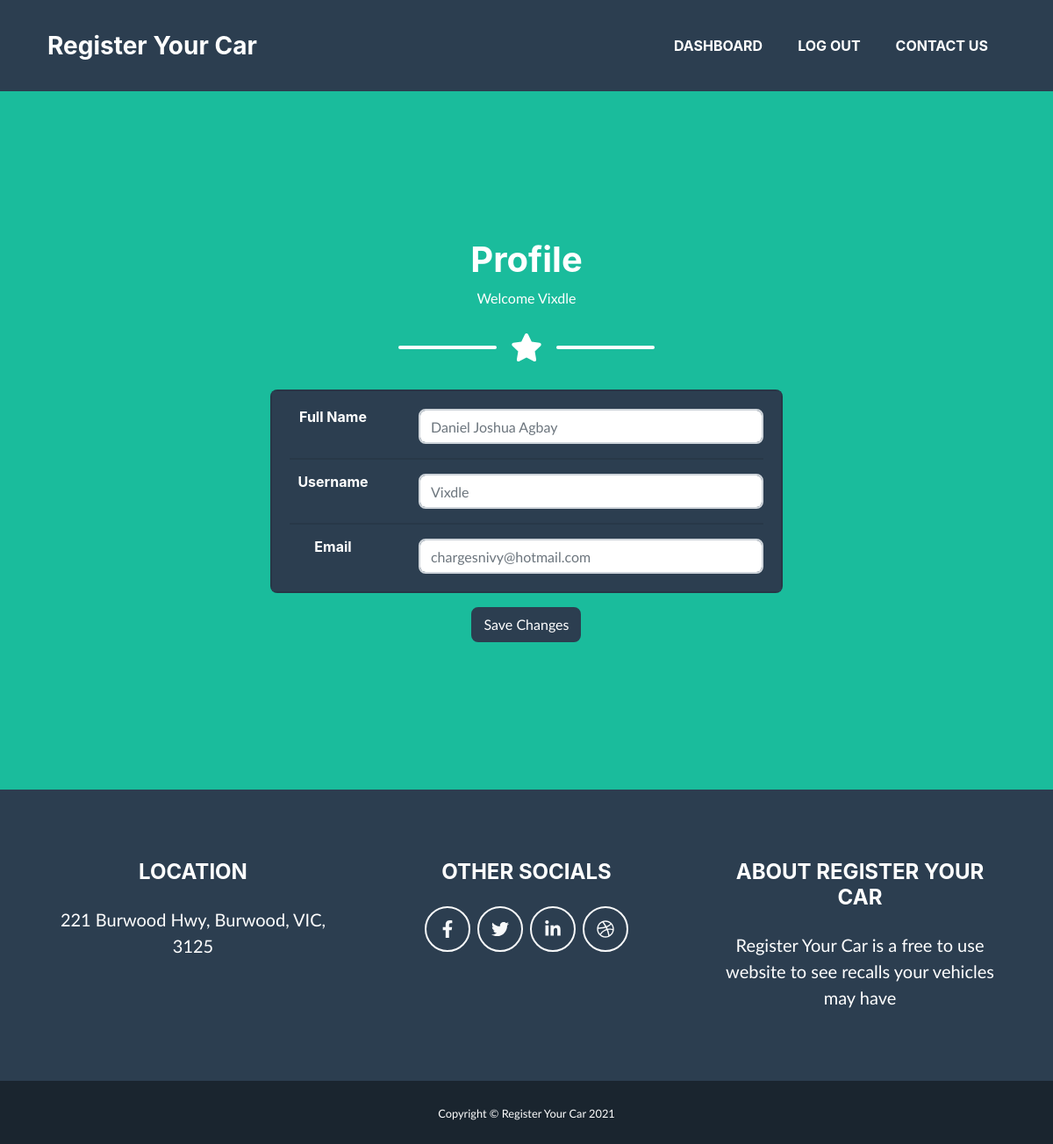
The app's page /profile (signed in) with its own data.
### website_car/models.py (models this page shows)
class User(db.Model, UserMixin):
    id = db.Column(db.Integer, primary_key=True)
    email_addr = db.Column(db.String(255), unique=True)
    full_name = db.Column(db.String(255))
    username = db.Column(db.String(255), unique=True)
    password = db.Column(db.String(255))
    vehicles = db.relationship('Vehicle')

### website_car/views.py (the view)
@views.route('/profile')
@login_required
def profile():
    return render_template("profile.html", user=current_user)

### website_car/__init__.py (called while the page is built)
def create_app():
    app = Flask(__name__)
    app.config['SECRET_KEY'] = 'regicar'
    app.config['SQLALCHEMY_DATABASE_URI'] = f'sqlite:///{DB_CARS}'
    db.init_app(app)
    from .views import views
    from .auth import auth
    app.register_blueprint(views, url_prefix='/')
    app.register_blueprint(auth, url_prefix='/')
    from . import models
    create_database(app)
    login_manager = LoginManager()
    login_manager.login_view = 'auth.login'
    login_manager.init_app(app)
    @login_manager.user_loader
    def load_user(id):
        return models.User.query.get(int(id))
    return app

### website_car/templates/profile.html
{% extends "base.html" %} {% block title %}Register Your Car - Profile{% endblock %} {% block content %}
<div class='container'>
    <form class="p-4 m-md-5" method="POST">
        <h1>Profile</h1>
        <p>Welcome {{ user.username }}</p>
        <div class="divider-custom divider-light">
            <div class="divider-custom-line"></div>
            <div class="divider-custom-icon"><i class="fas fa-star"></i></div>
            <div class="divider-custom-line"></div>
        </div>
        <div class="col-md-8 mx-auto">
            <div class="card mb-3 bg-secondary">
                <div class="card-body bg-secondary">
                    <div class="row">
                        <div class="col-sm-3">
                            <h6 class="mb-0">Full Name</h6>
                        </div>
                        <div class="col-sm-9 text-light">
                            <input type="text" class="form-control" id="full_name" name="full_name" placeholder="{{ user.full_name }}" />
                        </div>
                    </div>
                    <hr>
                    <div class="row">
                        <div class="col-sm-3">
                            <h6 class="mb-0">Username</h6>
                        </div>
                        <div class="col-sm-9 text-light">
                            <input type="text" class="form-control" id="username" name="username" placeholder="{{ user.username }}" />
                        </div>
                    </div>
                    <hr>
                    <div class="row">
                        <div class="col-sm-3">
                            <h6 class="mb-0">Email</h6>
                        </div>
                        <div class="col-sm-9 text-light" id='email_addr'>
                            <input type="text" class="form-control" id="email_address" name="email_address" placeholder="{{ user.email_addr }}">
                        </div>
                    </div>
                </div>
            </div>
            <button type="submit" class="btn btn-secondary">Save Changes</button>
        </div>
    </form>
</div>
{% endblock %}

### records on screen
User: username "Vixdle", full_name "Daniel Joshua Agbay", email_address "chargesnivy@hotmail.com"
